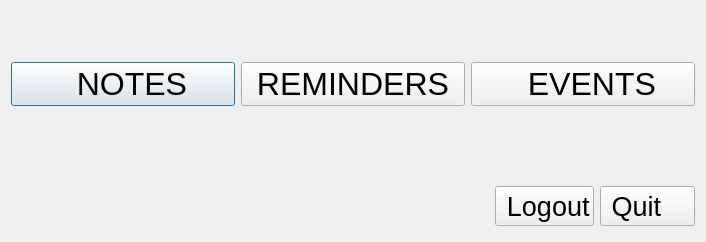
<?xml version="1.0" encoding="UTF-8"?>
<ui version="4.0">
 <class>DashBoard</class>
 <widget class="QDialog" name="DashBoard">
  <property name="geometry">
   <rect>
    <x>0</x>
    <y>0</y>
    <width>706</width>
    <height>242</height>
   </rect>
  </property>
  <property name="windowTitle">
   <string>Dialog</string>
  </property>
  <layout class="QGridLayout" name="gridLayout">
   <item row="0" column="0" colspan="2">
    <layout class="QHBoxLayout" name="horizontalLayout_2">
     <property name="topMargin">
      <number>46</number>
     </property>
     <item>
      <widget class="QPushButton" name="Note_pb">
       <property name="font">
        <font>
         <family>Nirmala UI</family>
         <pointsize>24</pointsize>
        </font>
       </property>
       <property name="styleSheet">
        <string notr="true">color: rgb(0, 0, 0);
</string>
       </property>
       <property name="text">
        <string>  NOTES</string>
       </property>
       <property name="icon">
        <iconset resource="Resources.qrc">
         <normaloff>:/new/prefix1/Resources_Images/notes.png</normaloff>:/new/prefix1/Resources_Images/notes.png</iconset>
       </property>
       <property name="iconSize">
        <size>
         <width>45</width>
         <height>27</height>
        </size>
       </property>
      </widget>
     </item>
     <item>
      <widget class="QPushButton" name="Reminder_pb">
       <property name="font">
        <font>
         <family>Nirmala UI</family>
         <pointsize>24</pointsize>
        </font>
       </property>
       <property name="styleSheet">
        <string notr="true">color: rgb(0, 0, 0);</string>
       </property>
       <property name="text">
        <string>REMINDERS</string>
       </property>
       <property name="icon">
        <iconset resource="Resources.qrc">
         <normaloff>:/new/prefix1/Resources_Images/reminder.png</normaloff>:/new/prefix1/Resources_Images/reminder.png</iconset>
       </property>
       <property name="iconSize">
        <size>
         <width>34</width>
         <height>35</height>
        </size>
       </property>
      </widget>
     </item>
     <item>
      <widget class="QPushButton" name="Events_pb">
       <property name="font">
        <font>
         <family>Nirmala UI</family>
         <pointsize>24</pointsize>
        </font>
       </property>
       <property name="styleSheet">
        <string notr="true">color: rgb(0, 0, 0);</string>
       </property>
       <property name="text">
        <string>  EVENTS</string>
       </property>
       <property name="icon">
        <iconset resource="Resources.qrc">
         <normaloff>:/new/prefix1/Resources_Images/events.png</normaloff>:/new/prefix1/Resources_Images/events.png</iconset>
       </property>
       <property name="iconSize">
        <size>
         <width>35</width>
         <height>36</height>
        </size>
       </property>
      </widget>
     </item>
    </layout>
   </item>
   <item row="1" column="0">
    <spacer name="horizontalSpacer">
     <property name="orientation">
      <enum>Qt::Horizontal</enum>
     </property>
     <property name="sizeHint" stdset="0">
      <size>
       <width>407</width>
       <height>20</height>
      </size>
     </property>
    </spacer>
   </item>
   <item row="1" column="1">
    <layout class="QHBoxLayout" name="horizontalLayout">
     <property name="topMargin">
      <number>69</number>
     </property>
     <item>
      <widget class="QPushButton" name="Tasks_pb">
       <property name="maximumSize">
        <size>
         <width>16777215</width>
         <height>40</height>
        </size>
       </property>
       <property name="font">
        <font>
         <family>Nirmala UI</family>
         <pointsize>20</pointsize>
        </font>
       </property>
       <property name="styleSheet">
        <string notr="true">color: rgb(0, 0, 0);</string>
       </property>
       <property name="text">
        <string> Logout</string>
       </property>
       <property name="icon">
        <iconset resource="Resources.qrc">
         <normaloff>:/new/prefix1/Resources_Images/logout.png</normaloff>:/new/prefix1/Resources_Images/logout.png</iconset>
       </property>
       <property name="iconSize">
        <size>
         <width>32</width>
         <height>36</height>
        </size>
       </property>
      </widget>
     </item>
     <item>
      <widget class="QPushButton" name="Tasks_pb_2">
       <property name="maximumSize">
        <size>
         <width>16777215</width>
         <height>40</height>
        </size>
       </property>
       <property name="font">
        <font>
         <family>Nirmala UI</family>
         <pointsize>20</pointsize>
        </font>
       </property>
       <property name="styleSheet">
        <string notr="true">color: rgb(0, 0, 0);</string>
       </property>
       <property name="text">
        <string> Quit    </string>
       </property>
       <property name="icon">
        <iconset resource="Resources.qrc">
         <normaloff>:/new/prefix1/Resources_Images/quit.png</normaloff>:/new/prefix1/Resources_Images/quit.png</iconset>
       </property>
       <property name="iconSize">
        <size>
         <width>30</width>
         <height>34</height>
        </size>
       </property>
      </widget>
     </item>
    </layout>
   </item>
  </layout>
 </widget>
 <resources>
  <include location="Resources.qrc"/>
 </resources>
 <connections/>
</ui>
